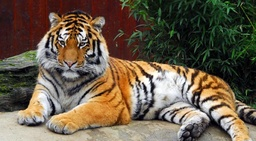
#> input picture DD2423_Python_Labs/Images-jpg/tiger1.jpg, 256 x 141 px, shrunk from 616 x 340 before the run
$ python norm_cuts_example.py
#> lines starting #> are read from the running program, lines starting #| are printed output that depends on the picture
import sys
import math
import numpy as np
from PIL import Image, ImageFilter
import matplotlib.pyplot as plt
from lab3 import kmeans_segm
from Functions import showgrey, mean_segments, overlay_bounds
from scipy.ndimage.filters import gaussian_filter
from scipy.spatial import distance_matrix
from scipy import sparse, optimize


def ncuts(A, D, n_ev):
    # Computes the n_ev smallest (non-zero) eigenvectors and eigenvalues of the
    # of the Laplacian of A, where D is diagonal matrix with the row sums of A
    L = (D - A) + 1e-3*sparse.identity(np.size(D, 0))
    success = True
    try:
        #EVal, EV = sparse.linalg.lobpcg(L, X, M=D, largest=False)
        EVal, EV = sparse.linalg.eigsh(L, k=n_ev, M=D, which='SM', tol=1e-3, maxiter=10000)
    except:
        print("Failed to find eigenvectors")
        EVal = np.array([ 0, 0 ])
        EV = np.zeros((np.size(L, axis=0), 2))
        success = False
    return EV, EVal, success


# NcutValue - 2.1 Computing the Optimal Partition Ncut. eq (5)
#
# Synopsis
#  ncut = ncuts_value(T, U2, D, W);
#
# Inputs ([]s are optional)
#  (scalar) t        splitting point (threshold)
#  (vector) U2       N x 1 vector representing the 2nd smallest
#                     eigenvector computed at step 2.
#  (matrix) W        N x N weight matrix
#  (matrix) D        N x N diagonal matrix
#
# Outputs ([]s are optional)
#  (scalar) ncut     The value calculated at the right term of eq (5).
#                    This is used to find minimum Ncut.
#
# Authors
#  Naotoshi Seo <sonots(at)sonots.com>
#
# License
#  The program is free to use for non-commercial academic purposes,
#  but for course works, you must understand what is going inside to use.
#  The program can be used, modified, or re-distributed for any purposes
#  if you or one of your group understand codes (the one must come to
#  court if court cases occur.) Please contact the authors if you are
#  interested in using the program without meeting the above conditions.
#
# Changes
#  10/01/2006  First Edition
#  15/10/2021  Python version (Marten Bjorkman)

def ncuts_value(t, U2, W, D):
    x = np.where(U2 > t, 1, -1)
    d = D.diagonal()
    k = np.sum(d[x > 0]) / sum(d)
    b = k/(1 - k)
    y = (1 + x) - b*(1 - x)
    ncut = y.dot((D - W) @ y) / y.dot(D @ y)
    return ncut


# NcutPartition - Partitioning
#
# Synopsis
#  [sub ids ncuts] = ncuts_partition(I, W, sNcut, sArea, [id])
#
# Description
#  Partitioning. This function is called recursively.
#
# Inputs ([]s are optional)
#  (vector) I        N x 1 vector representing a segment to be partitioned.
#                    Each element has a node index of V (global segment).
#  (matrux) W        N x N matrix representing the computed similarity
#                    (weight) matrix.
#                    W(i,j) is similarity between node i and j.
#  (scalar) sNcut    The smallest Ncut value (threshold) to keep partitioning.
#  (scalar) sArea    The smallest size of area (threshold) to be accepted
#                    as a segment.
#  (string) [id]     A label of the segment (for debugg)
#
# Outputs ([]s are optional)
#  (cell)   Seg      A cell array of segments partitioned.
#                    Each cell is the each segment.
#  (cell)   Id       A cell array of strings representing labels of each segment.
#                    IDs are generated as children based on a parent id.
#  (cell)   Ncut     A cell array of scalars representing Ncut values
#                    of each segment.
#
# Requirements
#  NcutValue
#
# Authors
#  Naotoshi Seo <sonots(at)sonots.com>
#
# License
#  The program is free to use for non-commercial academic purposes,
#  but for course works, you must understand what is going inside to use.
#  The program can be used, modified, or re-distributed for any purposes
#  if you or one of your group understand codes (the one must come to
#  court if court cases occur.) Please contact the authors if you are
#  interested in using the program without meeting the above conditions.
#
# Changes
#  10/01/2006  First Edition
#  15/10/2021  Python version (Marten Bjorkman)

def ncuts_partition(I, W, sNcut, sArea, id, maxDepth, depth):
    N = np.shape(W)[0]
    d = np.sum(W, axis=1)
    D = sparse.spdiags(d.reshape(-1), [0], N, N, format='csr') # D = diagonal matrix

    # Step 2 and 3. Solve generalized eigensystem (D -W)*S = S*D*U (12).
    # (13) is not necessary thanks to smart matlab. Get the 2 smallests ('sm')
    [EV, EVal, success] = ncuts(W, D, 2)

    # 2nd smallest (1st smallest has all same value elements, and useless)
    U2 = EV[:, 1]

    # Step 3. Refer 3.1 Example 3.
    # Bipartition the graph at point that Ncut is minimized.
    t = np.mean(U2)
    if success == True:
        t = optimize.minimize(ncuts_value, t, args=(U2, W, D), method='Nelder-Mead', options={'maxiter': 20}).x
    A = np.where(U2 > t)[0]
    B = np.where(U2 <= t)[0]

    # Step 4. Decide if the current partition should be divided
    #   if either of partition is too small, stop recursion.
    #   if Ncut is larger than threshold, stop recursion.
    if success == True:
        ncut = ncuts_value(t, U2, W, D)
    else:
        ncut = sNcut
    #print(f'Cutting ncut=%.3f sizes=(%d,%d) %s' % (ncut, np.size(A), np.size(B), id))
    if np.size(A)<sArea or np.size(B)<sArea or ncut>=sNcut or depth>maxDepth:
        Seg = [ I ]
        Id = [ id ]     # for debugging
        Ncut = [ ncut ] # for debugging
        return Seg, Id, Ncut

    # recursively create segments of A
    SegA, IdA, NcutA = ncuts_partition(I[A], W[:,A][A,:], sNcut, sArea, id+'-A', maxDepth, depth+1)

    # recursively create segments of B
    SegB, IdB, NcutB = ncuts_partition(I[B], W[:,B][B,:], sNcut, sArea, id+'-B', maxDepth, depth+1)

    # concatenate cell arrays
    Seg  =  SegA + SegB
    Id   =  IdA + IdB
    Ncut =  NcutA + NcutB
    return Seg, Id, Ncut


def ncuts_affinity(im, XY_RADIUS, RGB_SIGMA):
    (h, w, _) = np.shape(im)

    # Find all pairs of pixels within a distance of XY_RADIUS
    rad = int(math.ceil(XY_RADIUS))
    [di,dj] = np.meshgrid(range(-rad, rad + 1), range(-rad, rad + 1))
    dv = (dj**2 + di**2) <= XY_RADIUS**2
    di = di[dv]
    dj = dj[dv]
    [i,j] = np.meshgrid(range(w), range(h))
    i = np.repeat(i[:, :, np.newaxis], len(di), axis=2)
    j = np.repeat(j[:, :, np.newaxis], len(di), axis=2)
    i_ = i - di
    j_ = j - dj
    v = np.where((i_ >= 0) & (i_ < w) & (j_ >= 0) & (j_ < h))
    pair_i =  j[v]*w +  i[v]
    pair_j = j_[v]*w + i_[v]

    # Weight each pair by the difference in RGB values, divided by RGB_SIGMA
    RGB = np.reshape(im/RGB_SIGMA, (-1, 3))
    R = RGB[pair_i,:]
    W = np.exp(-np.sum((RGB[pair_i,:] - RGB[pair_j,:])**2, axis=1)).astype(np.float64)

    # Construct an affinity matrix
    A = sparse.csr_matrix((W, (pair_i, pair_j)), shape=(w*h, w*h))

    return A


def norm_cuts_segm(I, colour_bandwidth, radius, ncuts_thresh, min_area, max_depth):

    (nRow, nCol, c) = np.shape(I)
    N = nRow * nCol
    V = np.reshape(I, (N, c))

    print('Compute affinity matrix...')
    W = ncuts_affinity(I, radius, colour_bandwidth)

    print('Solve eigenvalue problems to find partitions...')
    Seg = np.arange(N, dtype=np.int32)
    [Seg, Id, Ncut] = ncuts_partition(Seg, W, ncuts_thresh, min_area, 'ROOT', max_depth, 1)

    segm = np.zeros((N, 1), dtype=np.int32)
    for i in range(len(Seg)):
        segm[Seg[i]] = i
        #print('Ncut = %f  %s' % (Ncut[i], Id[i]))

    segm = np.reshape(segm, (nRow, nCol)).astype(np.int32)
    return segm


############################################

def norm_cuts_example():
    colour_bandwidth = 20.0  # color bandwidth
    radius = 1               # maximum neighbourhood distance
    ncuts_thresh = 0.10      # cutting threshold
    min_area = 200           # minimum area of segment
    max_depth = 12           # maximum splitting depth
    scale_factor = 0.25      # image downscale factor
    image_sigma = 0.5        # image preblurring scale

    img = Image.open('Images-jpg/tiger1.jpg')
#> img is the input picture: PIL image 256x141 RGB; mean R, G, B 106, 92.5, 74.5
    img = img.resize((int(img.size[0]*scale_factor), int(img.size[1]*scale_factor)))
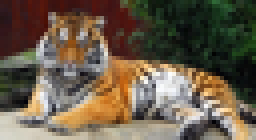
#> img: PIL image 64x35 RGB (shown 4 times larger); mean R, G, B 106, 92.5, 74.5

    h = ImageFilter.GaussianBlur(image_sigma)
    I = np.asarray(img.filter(ImageFilter.GaussianBlur(image_sigma))).astype(np.float32)
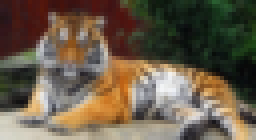
#> I: shape (35, 64, 3) float32 (shown 4 times larger); mean R, G, B 106, 92.5, 74.5

    segm = norm_cuts_segm(I, colour_bandwidth, radius, ncuts_thresh, min_area, max_depth)
#> in norm_cuts_segm, `V = np.reshape(I, (N, c))`: V = 2240 rows, first 8: [52, 24, 25], [55, 24, 21], [54, 23, 23], [67, 23, 20], [65, 28, 28], [60, 23, 25], [65, 21, 20], [81, 23, 13]
#> in ncuts_affinity, `RGB = np.reshape(im/RGB_SIGMA, (-1, 3))`: RGB = 2240 rows, first 8: [2.6, 1.2, 1.25], [2.75, 1.2, 1.05], [2.7, 1.15, 1.15], [3.35, 1.15, 1], [3.25, 1.4, 1.4], [3, 1.15, 1.25], [3.25, 1.05, 1], [4.05, 1.15, 0.65]
#> in ncuts_affinity, `W = np.exp(-np.sum((RGB[pair_i,:] - RGB[pair_j,:])**2, axis=1)).astype..`: W = 11002 values, max 1 at index 2, min 5.86e-39 at index 6804, mean 0.575
#> in norm_cuts_segm, `[Seg, Id, Ncut] = ncuts_partition(Seg, W, ncuts_thresh, min_area, 'ROO..`: Seg = 5 items; Id = ['ROOT-A-A', 'ROOT-A-B', 'ROOT-B-A', 'ROOT-B-B-A', 'ROOT-B-B-B']; Ncut = [0.000454, 5.36e-07, 0.000758, 0.000379, 0.0022]
#> the loop in norm_cuts_segm, `for i in range(len(Seg)):` made 5 passes
#> after the loop in norm_cuts_segm, `for i in range(len(Seg)):`: segm = 2240 values, max 4 at index 1440, min 0 at index 1064, mean 1.62
#> in norm_cuts_segm, `segm = np.reshape(segm, (nRow, nCol)).astype(np.int32)`:
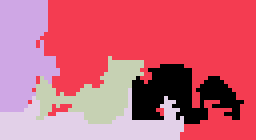
#> segm: shape (35, 64) int32 (shown 4 times larger); 5 distinct labels, from 0 to 4; one colour per label, 0 black
    Inew = mean_segments(img, segm)
    if True:
        Inew = overlay_bounds(img, segm)

    img = Image.fromarray(Inew.astype(np.ubyte))
    plt.imshow(img)
    plt.axis('off')
    plt.show()
    img.save('result/normcuts1.png')

if __name__ == '__main__':
    sys.exit(norm_cuts_example())
#> (the call stopped at in norm_cuts_example, `Inew = mean_segments(img, segm)`: Functions is not available in this run)

$ run again, with DD2423_Python_Labs/Images-jpg/tiger2.jpg copied over DD2423_Python_Labs/Images-jpg/tiger1.jpg
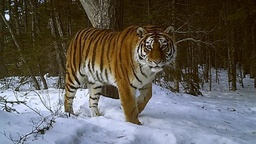
#> input picture DD2423_Python_Labs/Images-jpg/tiger2.jpg, 256 x 144 px, shrunk from 640 x 360 before the run
#> in norm_cuts_example, img is the input picture: PIL image 256x144 RGB; mean R, G, B 97.4, 93.3, 88.2
#> in norm_cuts_example, `img = img.resize((int(img.size[0]*scale_factor), int(img.size[1]*scale..`:
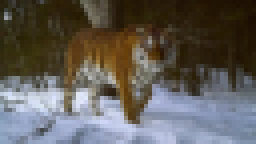
#> img: PIL image 64x36 RGB (shown 4 times larger); mean R, G, B 97.4, 93.3, 88.2
#> V = 2304 rows, first 8: [38, 32, 11], [43, 38, 20], [49, 47, 39], [61, 57, 52], [45, 37, 25], [43, 41, 24], [44, 39, 25], [47, 40, 26]
#> RGB = 2304 rows, first 8: [1.9, 1.6, 0.55], [2.15, 1.9, 1], [2.45, 2.35, 1.95], [3.05, 2.85, 2.6], [2.25, 1.85, 1.25], [2.15, 2.05, 1.2], [2.2, 1.95, 1.25], [2.35, 2, 1.3]
#> W = 11320 values, max 1 at index 2, min 9.18e-28 at index 7379, mean 0.695
#> in norm_cuts_segm, `[Seg, Id, Ncut] = ncuts_partition(Seg, W, ncuts_thresh, min_area, 'ROO..`: Seg = 5 items; Id = ['ROOT-A-A', 'ROOT-A-B-A', 'ROOT-A-B-B', 'ROOT-B-A', 'ROOT-B-B']; Ncut = [0.0233, 0.013, 0.00595, 0.00214, 0.0338]
#> the loop in norm_cuts_segm, `for i in range(len(Seg)):` made 5 passes
#> after the loop in norm_cuts_segm, `for i in range(len(Seg)):`: segm = 2304 values, max 4 at index 0, min 0 at index 828, mean 2.36
#> in norm_cuts_segm, `segm = np.reshape(segm, (nRow, nCol)).astype(np.int32)`:
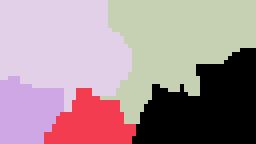
#> segm: shape (36, 64) int32 (shown 4 times larger); 5 distinct labels, from 0 to 4; one colour per label, 0 black

$ run again, with DD2423_Python_Labs/Images-jpg/tiger3.jpg copied over DD2423_Python_Labs/Images-jpg/tiger1.jpg
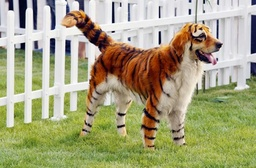
#> input picture DD2423_Python_Labs/Images-jpg/tiger3.jpg, 256 x 168 px, shrunk from 600 x 393 before the run
#> in norm_cuts_example, img is the input picture: PIL image 256x168 RGB; mean R, G, B 166.4, 163.7, 127.4
#> img: PIL image 64x42 RGB
#> in norm_cuts_example, `I = np.asarray(img.filter(ImageFilter.GaussianBlur(image_sigma))).asty..`:
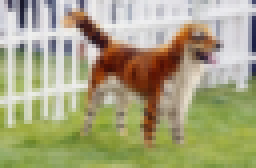
#> I: shape (42, 64, 3) float32 (shown 4 times larger); mean R, G, B 166.4, 163.7, 127.4
#> V = 2688 rows, first 8: [208, 206, 214], [159, 152, 163], [62, 59, 83], [140, 143, 161], [129, 127, 143], [24, 24, 41], [71, 75, 97], [171, 171, 185]
#> RGB = 2688 rows, first 8: [10.4, 10.3, 10.7], [7.95, 7.6, 8.15], [3.1, 2.95, 4.15], [7, 7.15, 8.05], [6.45, 6.35, 7.15], [1.2, 1.2, 2.05], [3.55, 3.75, 4.85], [8.55, 8.55, 9.25]
#> W = 13228 values, max 1 at index 2, min 0 at index 1228, mean 0.577
#> in norm_cuts_segm, `[Seg, Id, Ncut] = ncuts_partition(Seg, W, ncuts_thresh, min_area, 'ROO..`: Seg = 4 items; Id = ['ROOT-A-A', 'ROOT-A-B-A', 'ROOT-A-B-B', 'ROOT-B']; Ncut = [0.00511, 0.000282, 1.55e-05, 9.29e-08]
#> the loop in norm_cuts_segm, `for i in range(len(Seg)):` made 4 passes
#> after the loop in norm_cuts_segm, `for i in range(len(Seg)):`: segm = 2688 values, max 3 at index 0, min 0 at index 494, mean 2.39
#> in norm_cuts_segm, `segm = np.reshape(segm, (nRow, nCol)).astype(np.int32)`:
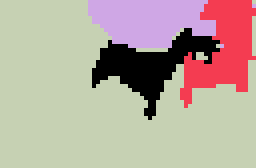
#> segm: shape (42, 64) int32 (shown 4 times larger); 4 distinct labels, from 0 to 3; one colour per label, 0 black
